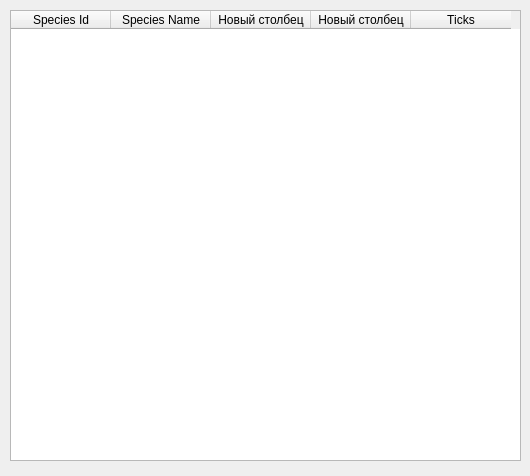
<?xml version="1.0" encoding="UTF-8"?>
<ui version="4.0">
 <class>show_database</class>
 <widget class="QDialog" name="show_database">
  <property name="geometry">
   <rect>
    <x>0</x>
    <y>0</y>
    <width>530</width>
    <height>476</height>
   </rect>
  </property>
  <property name="windowTitle">
   <string>Dialog</string>
  </property>
  <widget class="QTableWidget" name="tableWidget">
   <property name="geometry">
    <rect>
     <x>10</x>
     <y>10</y>
     <width>511</width>
     <height>451</height>
    </rect>
   </property>
   <column>
    <property name="text">
     <string>Species Id</string>
    </property>
   </column>
   <column>
    <property name="text">
     <string>Species Name</string>
    </property>
   </column>
   <column>
    <property name="text">
     <string>Новый столбец</string>
    </property>
   </column>
   <column>
    <property name="text">
     <string>Новый столбец</string>
    </property>
   </column>
   <column>
    <property name="text">
     <string>Ticks</string>
    </property>
   </column>
  </widget>
 </widget>
 <resources/>
 <connections/>
</ui>
